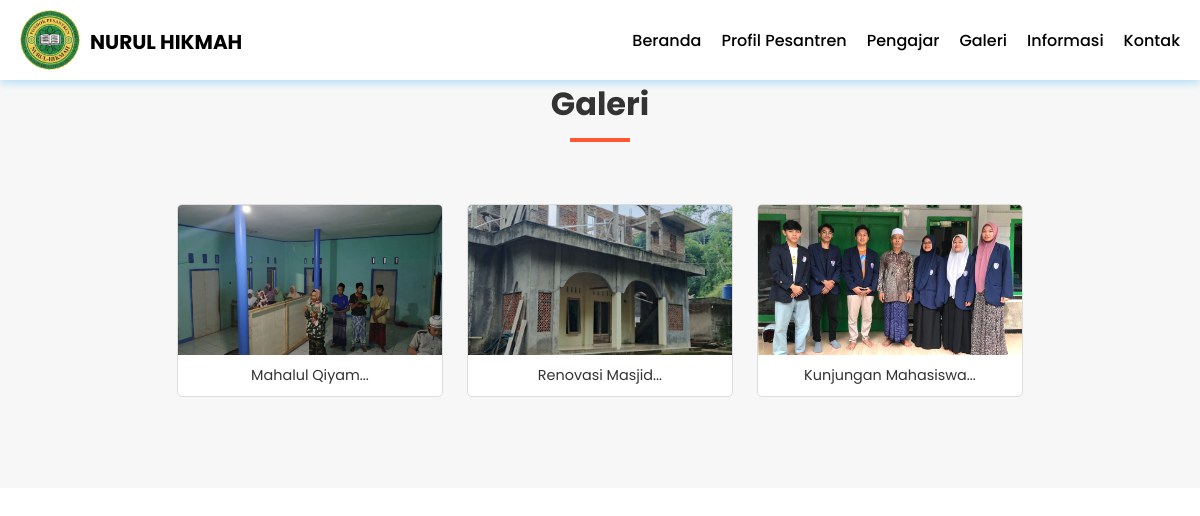
The page /galeri.php on the database its author committed.
### tables this page shows
CREATE TABLE `pengaturan` (
  `id` int(11) NOT NULL,
  `nama` varchar(50) NOT NULL,
  `email` varchar(50) NOT NULL,
  `telepon` varchar(20) NOT NULL,
  `alamat` text NOT NULL,
  `logo` varchar(50) NOT NULL,
  `favicon` varchar(50) NOT NULL,
  `tentang_pesantren` text NOT NULL,
  `foto_pesantren` varchar(50) NOT NULL,
  `google_maps` text NOT NULL,
  `nama_pimpinan` varchar(50) NOT NULL,
  `foto_pimpinan` varchar(50) NOT NULL,
  `sambutan_pimpinan` text NOT NULL,
  `created_at` timestamp NOT NULL DEFAULT current_timestamp(),
  `updated_at` datetime DEFAULT NULL
);

CREATE TABLE `galeri` (
  `id` int(11) NOT NULL,
  `foto` varchar(50) NOT NULL,
  `keterangan` varchar(50) NOT NULL,
  `created_at` timestamp NOT NULL DEFAULT current_timestamp(),
  `updated_at` datetime DEFAULT NULL
);

### galeri.php (the view)
<?php include 'header.php'; ?>
<div class="section">
    <div class="container">
        <h3 class="text-center">Galeri</h3>
        <div class="row">
            <?php
            $galeri = mysqli_query($conn, "SELECT * FROM galeri ORDER BY id DESC");
            if (mysqli_num_rows($galeri) > 0) {
                while ($p = mysqli_fetch_array($galeri)) {
            ?>
            <div class="col-4">
                <a href="uploads/galeri/<?= $p['foto'] ?>" target="_blank" class="thumbnail-link">
                    <div class="thumbnail-box">
                        <div class="thumbail-img" style="background-image: url('uploads/galeri/<?= $p['foto'] ?>');">
                        </div>
                        <div class="thumbnail-text">
                            <?= substr($p['keterangan'], 0, 50) ?>...
                        </div>
                    </div>
                </a>
            </div>
            <?php }
            } else { ?>
            <p class="text-center">Tidak ada data</p>
            <?php } ?>
        </div>
    </div>
</div>

### header.php (shortened to what this page needs)
<?php
include 'koneksi.php';
$stmt = $conn->prepare("SELECT * FROM pengaturan ORDER BY id DESC LIMIT 1");
$stmt->execute();
$result = $stmt->get_result();
$d = $result->fetch_object();
$logo = htmlspecialchars($d->logo ?? 'default-logo.png', ENT_QUOTES, 'UTF-8');
$nama = htmlspecialchars($d->nama ?? 'Pesantren', ENT_QUOTES, 'UTF-8');
?>
<!DOCTYPE html>
<html lang="id">
<head>
    <link href="https://cdnjs.cloudflare.com/ajax/libs/font-awesome/6.0.0-beta3/css/all.min.css" rel="stylesheet">
    <link rel="stylesheet" type="text/css" href="assets/css/style.css">
</head>
<body>
    <div class="header-ui">
        <div class="container">
            <div class="header-logo">
                <img src="uploads/identitas/<?= $logo ?>" width="70" alt="Logo <?= $nama ?>">
                <h2><a href="index.php"><?= $nama ?></a></h2>
            </div>
            <ul class="header-menu-ui">
                <li><a href="index.php">Beranda</a></li>
                <li><a href="tentang-pesantren.php">Profil Pesantren</a></li>
                <li><a href="gtk.php">Pengajar</a></li>
                <li><a href="galeri.php">Galeri</a></li>
                <li><a href="informasi.php">Informasi</a></li>
                <li><a href="kontak.php">Kontak</a></li>
            </ul>
        </div>
    </div>
</body>
</html>

### assets/css/style.css (style rules this page uses)
* { margin: 0; padding: 0; box-sizing: border-box; font-family: 'Poppins', sans-serif; }
a { text-decoration: none; }
.text-center { text-align: center !important; }
.header-ui { position: fixed; top: 0; left: 0; right: 0; height: 10%; width: 100%; background-color: #fff; z-index: 1000; box-shadow: 0 3px 8px rgba(135, 206, 250, 0.6); display: flex; justify-content: center; align-items: center; padding: 0; transition: box-shadow 0.3s ease; }
.header-ui .container { display: flex; align-items: center; justify-content: space-between; width: 100%; max-width: 1200px; padding: 0 20px; }
.header-logo { display: flex; align-items: center; }
.header-logo img { margin-right: 10px; border-radius: 50%; width: 60px; height: auto; max-width: 80px; aspect-ratio: 1 / 1; }
.header-logo a { text-decoration: none; color: black; font-size: 20px; font-weight: bold; }
.header-menu-ui { list-style: none; margin: 0; padding: 0; display: flex; gap: 20px; justify-content: flex-end; flex: 1; }
.header-menu-ui li a { text-decoration: none; color: rgb(0, 0, 0); font-size: 16px; font-weight: 500; transition: color 0.3s; position: relative; }
.header-menu-ui li a::after { content: ''; position: absolute; bottom: -3px; left: 0; width: 0; height: 2px; background-color: hsl(241, 100%, 50%); transition: width 0.3s ease-in-out; }
.container { max-width: 1200px; margin: 0 auto; padding: 0 20px; }
.text-center { text-align: center; }
.row { display: flex; flex-wrap: wrap; justify-content: center; }
.section { padding: 80px 0; background-color: #fff; }
.section:nth-child(even) { background-color: #f7f7f7; }
.section h3 { margin-bottom: 50px; font-size: 2rem; position: relative; color: #333; }
.section h3::after { content: ""; width: 60px; height: 4px; background: #ff5733; display: block; margin: 10px auto; }
.col-4 { width: 23%; margin: 1%; box-sizing: border-box; }
.thumbnail-box { border: 1px solid #ddd; border-radius: 5px; overflow: hidden; background-color: #fff; transition: transform 0.3s ease, box-shadow 0.3s ease; }
.thumbail-img { height: 150px; background-size: cover; background-position: center; transition: transform 0.3s ease; }
.thumbnail-text { padding: 10px; font-size: 0.9rem; text-align: center; color: #333; }
.thumbnail-link { text-decoration: none; display: block; }

### rows shown on the page
pengaturan: logo (picture), nama "NURUL HIKMAH"
galeri: foto (picture), keterangan "Mahalul Qiyam"
galeri: foto (picture), keterangan "Renovasi Masjid"
galeri: foto (picture), keterangan "Kunjungan Mahasiswa"
